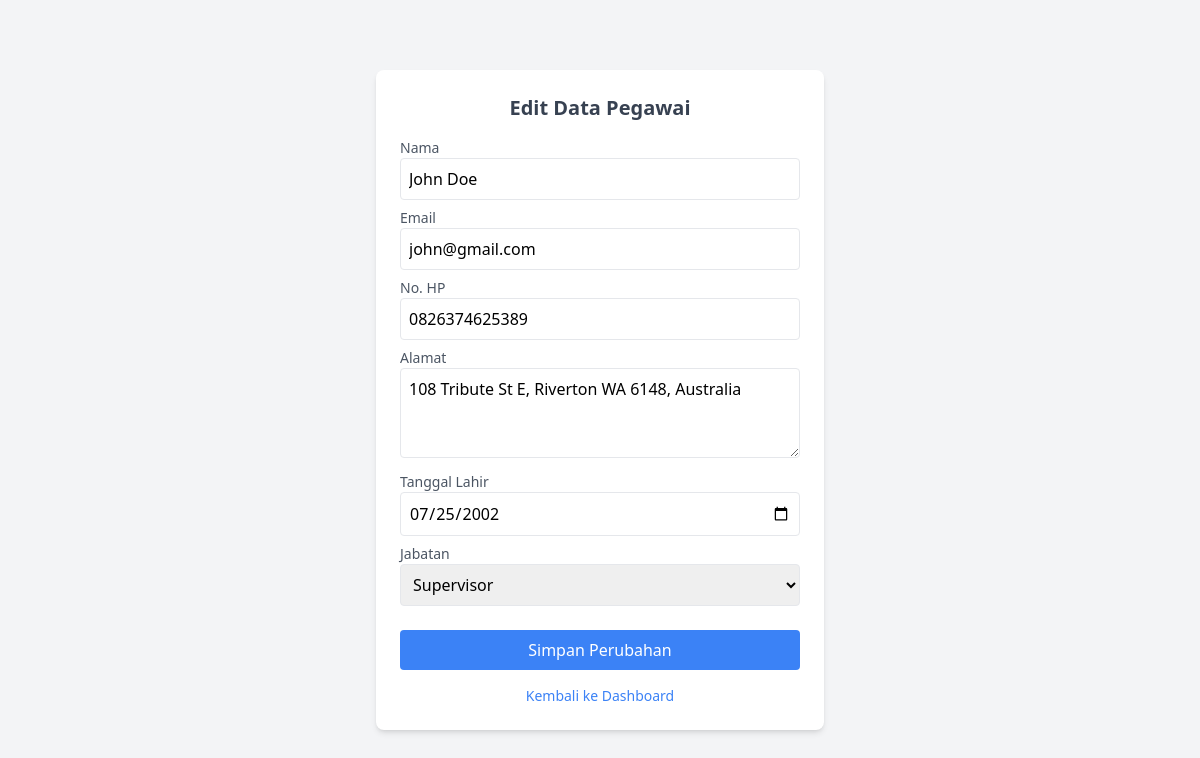
/edit_pegawai.php?id=8, run on the app's committed database.
### tables this page shows
CREATE TABLE `pegawai` (
  `id_pegawai` int(11) NOT NULL,
  `nama` varchar(100) NOT NULL,
  `email` varchar(100) NOT NULL,
  `no_hp` varchar(15) NOT NULL,
  `alamat` text NOT NULL,
  `id_jabatan` int(11) DEFAULT NULL,
  `tanggal_lahir` date NOT NULL
);

### edit_pegawai.php (the view, shortened to what this page needs)
<?php
include 'config/koneksi.php';
$id = $_GET['id'];
$result = mysqli_query($conn, "SELECT * FROM pegawai WHERE id_pegawai = $id");
$data = mysqli_fetch_assoc($result);
?>
<!DOCTYPE html>
<html lang="id">
<head>
    <script src="https://cdn.tailwindcss.com"></script>
</head>
<body class="bg-gray-100 flex items-center justify-center min-h-screen">
    <div class="bg-white p-6 rounded-lg shadow-md w-full max-w-md">
        <h2 class="text-xl font-bold text-gray-700 mb-4 text-center">Edit Data Pegawai</h2>
        <form action="proses/proses_edit.php" method="POST">
            <label class="block text-sm font-medium text-gray-600">Nama</label>
            <input type="text" name="nama" value="<?php echo $data['nama']; ?>" required class="border p-2 w-full rounded mb-2">
            <label class="block text-sm font-medium text-gray-600">Email</label>
            <input type="email" name="email" value="<?php echo $data['email']; ?>" required class="border p-2 w-full rounded mb-2">
            <label class="block text-sm font-medium text-gray-600">No. HP</label>
            <input type="text" name="no_hp" value="<?php echo $data['no_hp']; ?>" required class="border p-2 w-full rounded mb-2">
            <label class="block text-sm font-medium text-gray-600">Alamat</label>
            <textarea rows="3" name="alamat" required class="border p-2 w-full rounded mb-2 resize-y"><?php echo $data['alamat']; ?></textarea>
            <label class="block text-sm font-medium text-gray-600">Tanggal Lahir</label>
            <input type="date" name="tanggal_lahir" value="<?php echo $data['tanggal_lahir']; ?>" required class="border p-2 w-full rounded mb-2">
            <label class="block text-sm font-medium text-gray-600">Jabatan</label>
            <select name="id_jabatan" required class="border p-2 w-full rounded mb-2">
                <?php
                $jabatan_query = mysqli_query($conn, "SELECT * FROM jabatan");
                while ($jabatan = mysqli_fetch_assoc($jabatan_query)) {
                    $selected = ($jabatan['id_jabatan'] == $data['id_jabatan']) ? "selected" : "";
                    echo "<option value='{$jabatan['id_jabatan']}' $selected>{$jabatan['nama_jabatan']}</option>";
                }
                ?>
            </select>
            <button type="submit" class="bg-blue-500 text-white px-4 py-2 rounded w-full mt-4 hover:bg-blue-600 transition">
                Simpan Perubahan
            </button>
            <a href="dashboard.php" class="block text-sm text-center text-blue-500 mt-4 hover:underline">Kembali ke Dashboard</a>
        </form>
    </div>
</body>
</html>

### data on the page
pegawai: nama "John Doe", email "john@gmail.com", no_hp "0826374625389", alamat "108 Tribute St E, Riverton WA 6148, Australia", tanggal_lahir "07/25/2002"

### other printed values
form field id_jabatan "Supervisor"
